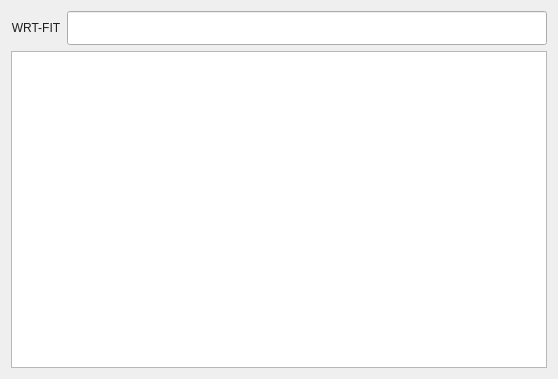
<?xml version="1.0" encoding="UTF-8"?>
<ui version="4.0">
 <class>Form</class>
 <widget class="QWidget" name="Form">
  <property name="geometry">
   <rect>
    <x>0</x>
    <y>0</y>
    <width>558</width>
    <height>379</height>
   </rect>
  </property>
  <property name="windowTitle">
   <string>Form</string>
  </property>
  <layout class="QGridLayout" name="gridLayout">
   <item row="0" column="0">
    <layout class="QVBoxLayout" name="verticalLayout">
     <item>
      <layout class="QHBoxLayout" name="horizontalLayout">
       <item>
        <widget class="QLabel" name="label_11">
         <property name="styleSheet">
          <string notr="true">color: rgb(30, 30, 30);
font: 75 25pt &quot;Utopia&quot;;
background-color: transparent;</string>
         </property>
         <property name="text">
          <string>WRT-FIT</string>
         </property>
         <property name="alignment">
          <set>Qt::AlignCenter</set>
         </property>
        </widget>
       </item>
       <item>
        <widget class="PyDMLineEdit" name="PyDMLineEdit">
         <property name="font">
          <font>
           <family>Utopia</family>
           <pointsize>16</pointsize>
           <weight>75</weight>
           <bold>true</bold>
          </font>
         </property>
         <property name="toolTip">
          <string/>
         </property>
         <property name="whatsThis">
          <string>
    Writeable text field to send and display channel values
    </string>
         </property>
         <property name="alignment">
          <set>Qt::AlignCenter</set>
         </property>
         <property name="readOnly">
          <bool>true</bool>
         </property>
         <property name="channel" stdset="0">
          <string>ca://IVUFE:EPS:AS_UTL-WRT-FIT </string>
         </property>
        </widget>
       </item>
      </layout>
     </item>
     <item>
      <widget class="PyDMTimePlot" name="PyDMTimePlot">
       <property name="toolTip">
        <string/>
       </property>
       <property name="whatsThis">
        <string/>
       </property>
       <property name="backgroundBrush">
        <brush brushstyle="SolidPattern">
         <color alpha="255">
          <red>170</red>
          <green>255</green>
          <blue>255</blue>
         </color>
        </brush>
       </property>
       <property name="curveColor">
        <color>
         <red>0</red>
         <green>0</green>
         <blue>0</blue>
        </color>
       </property>
       <property name="axisColor">
        <color>
         <red>0</red>
         <green>0</green>
         <blue>0</blue>
        </color>
       </property>
       <property name="title" stdset="0">
        <string>IVUFE:EPS:WPR-FIT</string>
       </property>
       <property name="yChannel">
        <string>ca://IVUFE:EPS:AS_UTL-WRT-FIT </string>
       </property>
       <property name="updatesAsynchronously">
        <bool>true</bool>
       </property>
       <property name="timeSpan">
        <double>300.000000000000000</double>
       </property>
      </widget>
     </item>
    </layout>
   </item>
  </layout>
 </widget>
 <customwidgets>
  <customwidget>
   <class>PyDMTimePlot</class>
   <extends>QGraphicsView</extends>
   <header>pydm.widgets.timeplot</header>
  </customwidget>
  <customwidget>
   <class>PyDMLineEdit</class>
   <extends>QLineEdit</extends>
   <header>pydm.widgets.line_edit</header>
  </customwidget>
 </customwidgets>
 <resources/>
 <connections/>
</ui>
